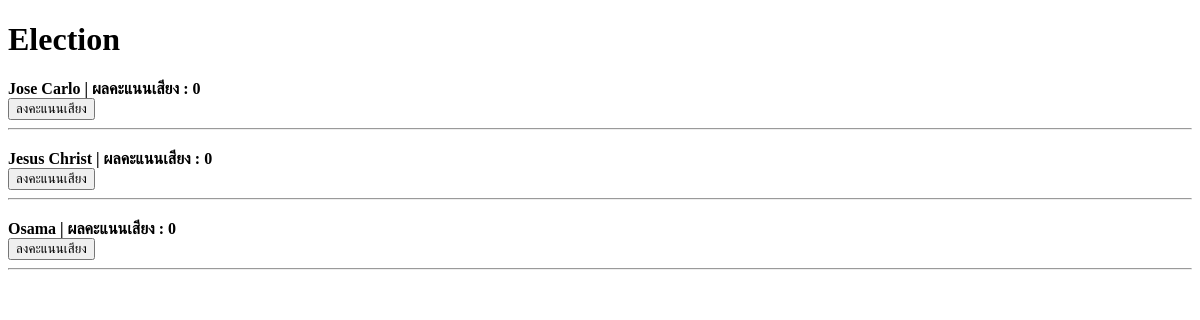
/home/ (signed in), run on an earlier commit of the app's database.
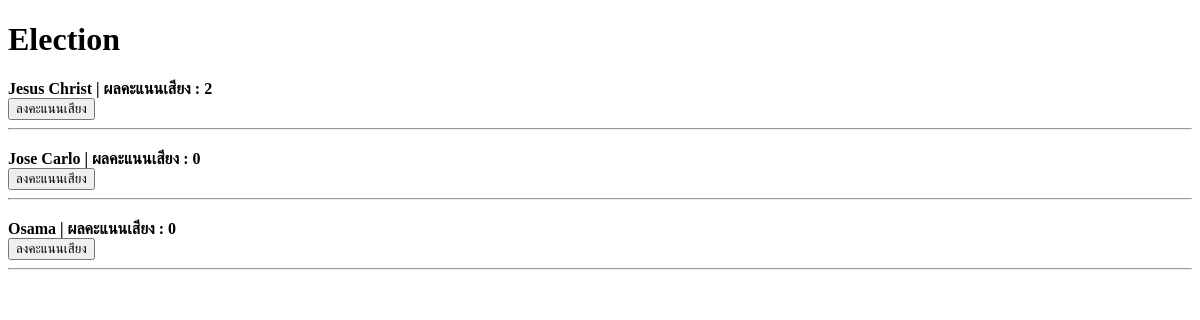
And on a later commit of the database.
### election/models.py (models this page shows, shortened)
class Candidate(models.Model):
    name = models.CharField(max_length=100)
    votes = models.IntegerField(default=0)

### election/views.py (the view)
# urls.py: path('home/', views.home, name='home'),        # หน้าโหวต
def home(request):
    voter_id = request.session.get('voter_id')
    if not voter_id:
        return redirect('election:login')
    candidates = Candidate.objects.all().order_by('-votes')
    return render(request, 'home.html', {
        'candidates': candidates,
        'voter_id': voter_id
    })

### election/templates/home.html (shortened to what this page needs)
<!DOCTYPE html>
<html lang="en">
<head>
</head>
<body>
    <h1>Election</h1>
    {% for candidate in candidates %}
    <div>
        <strong>{{ candidate.name }} | ผลคะแนนเสียง :  {{ candidate.votes }}</strong><br>
        <form action="{% url 'election:vote' candidate.id %}" method="post" style="display: inline;">
            <button type="submit">ลงคะแนนเสียง</button>
        </form>
    </div>
    <hr style="margin-bottom: 20px;">
    {% endfor %}
</body>
</html>

What changed in the data, as far as the page shows it:
changed Candidate "Jesus Christ": votes "0" → "2"; moves up the list
